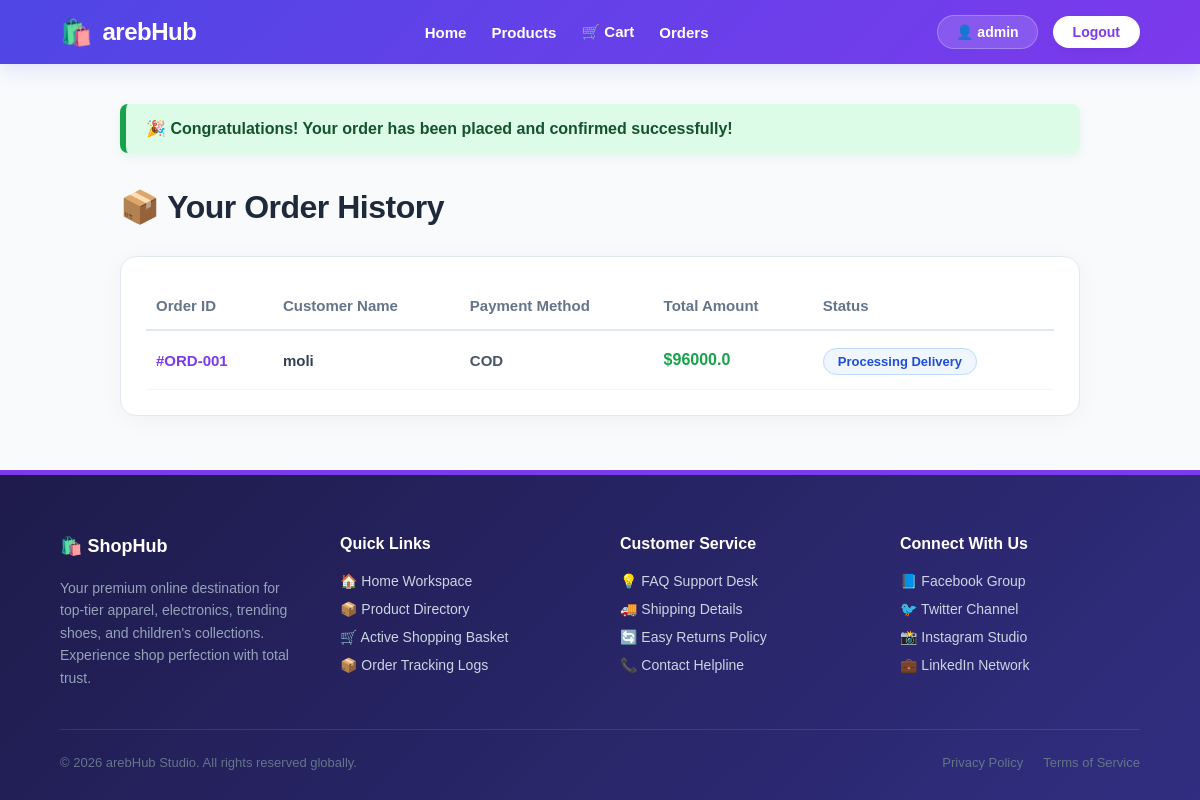
Screenshot of /orders/ (signed in) with the database file from the repository.
### myapp/models.py (models this page shows, shortened)
class CustomerOrder(models.Model):
    user = models.ForeignKey(Register, on_delete=models.CASCADE)
    full_name = models.CharField(max_length=200)
    address = models.TextField()
    phone = models.CharField(max_length=50)
    payment_method = models.CharField(max_length=50)
    total_amount = models.FloatField()
    order_date = models.DateTimeField(auto_now_add=True)
    status = models.CharField(max_length=50, default="Processing Delivery")

### myapp/views.py (the view)
# urls.py: path('orders/', views.orders, name='orders'),
def orders(request):
    user_email = request.session.get('email')
    if not user_email:
        messages.warning(request, "Please log in to check your order details!")
        return redirect('register')
    user = get_object_or_404(Register, email=user_email)
    user_orders = CustomerOrder.objects.filter(user=user)
    context = {
        'order_items': user_orders
    }
    return render(request, 'orders.html', context)

### myapp/templates/orders.html (shortened to what this page needs)
{% extends 'base.html' %}
{% block content %}
<div style="max-width: 1000px; margin: 0 auto; padding: 40px 20px; font-family: 'Segoe UI', system-ui, sans-serif;">
    <div style="background: #dcfce7; border-left: 6px solid #16a34a; padding: 15px 20px; border-radius: 8px; color: #14532d; font-weight: 600; margin-bottom: 35px; box-shadow: 0 4px 10px rgba(22, 163, 74, 0.08);">
        🎉 Congratulations! Your order has been placed and confirmed successfully!
    </div>
    <h2 style="font-size: 32px; color: #1e293b; font-weight: 800; margin-bottom: 30px; letter-spacing: -0.5px;">
        📦 Your Order History
    </h2>
    {% if order_items %}
        <div style="background: white; border-radius: 16px; box-shadow: 0 4px 25px rgba(15, 23, 42, 0.04); padding: 25px; border: 1px solid #e2e8f0; overflow-x: auto;">
            <table style="width: 100%; border-collapse: collapse; text-align: left;">
                <thead>
                    <tr style="border-bottom: 2px solid #e2e8f0; color: #64748b; font-weight: 700; font-size: 15px;">
                        <th style="padding: 15px 10px;">Order ID</th>
                        <th style="padding: 15px 10px;">Customer Name</th>
                        <th style="padding: 15px 10px;">Payment Method</th>
                        <th style="padding: 15px 10px;">Total Amount</th>
                        <th style="padding: 15px 10px;">Status</th>
                    </tr>
                </thead>
                <tbody>
                    {% for item in order_items %}
                        <tr style="border-bottom: 1px solid #f1f5f9; color: #334155; font-size: 15px;">
                            <td style="padding: 20px 10px; font-weight: 700; color: #7c3aed;">
                                #ORD-00{{ item.id }}
                            </td>
                            <td style="padding: 20px 10px; font-weight: 600;">
                                {{ item.full_name }}
                            </td>
                            <td style="padding: 20px 10px; font-weight: bold; text-transform: uppercase; color: #475569;">
                                {{ item.payment_method }}
                            </td>
                            <td style="padding: 20px 10px; font-weight: 800; color: #16a34a; font-size: 16px;">
                                ${{ item.total_amount }}
                            </td>
                            <td style="padding: 20px 10px;">
                                <span style="background: #eff6ff; color: #1d4ed8; padding: 5px 14px; border-radius: 30px; font-size: 13px; font-weight: 700; border: 1px solid #bfdbfe;">
                                    {{ item.status }}
                                </span>
                            </td>
                        </tr>
                    {% endfor %}
                </tbody>
            </table>
        </div>
    {% endif %}
</div>
{% endblock %}

### myapp/templates/base.html (style rules this page uses)
* { margin: 0; padding: 0; box-sizing: border-box; font-family: 'Plus Jakarta Sans', sans-serif; }
body { background-color: #f8fafc; color: #0f172a; min-height: 100vh; display: flex; flex-direction: column; }

### rows the page displays
CustomerOrder: id "1", full_name "moli", payment_method "COD", total_amount "96000.0", status "Processing Delivery"

### other values shown
{{ request.session.username }} "admin"
